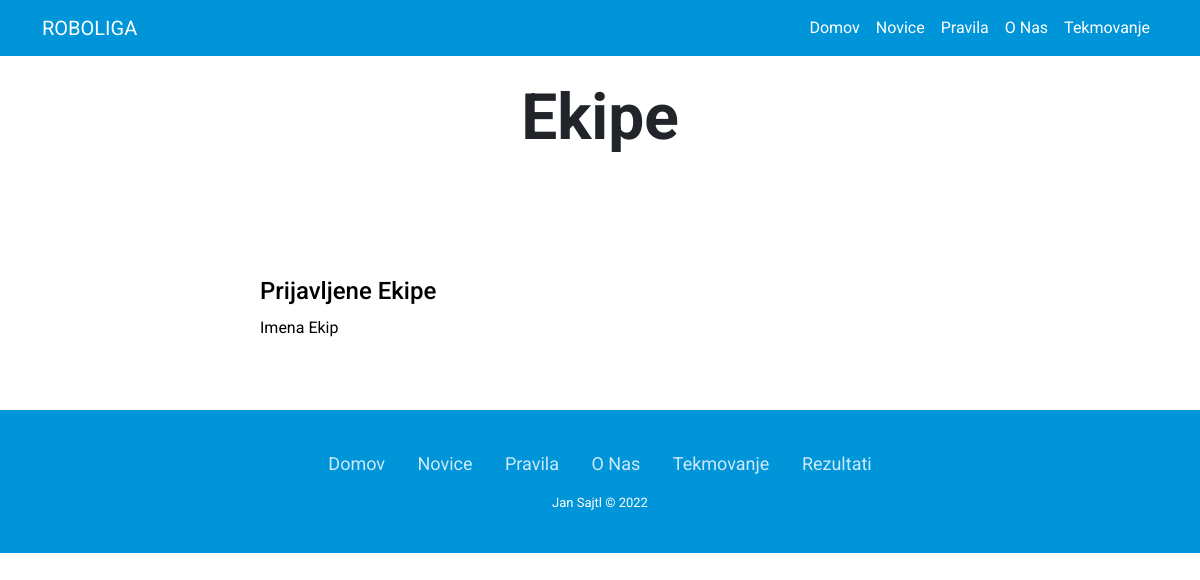
/teams.php, run on an earlier commit of the app's database.
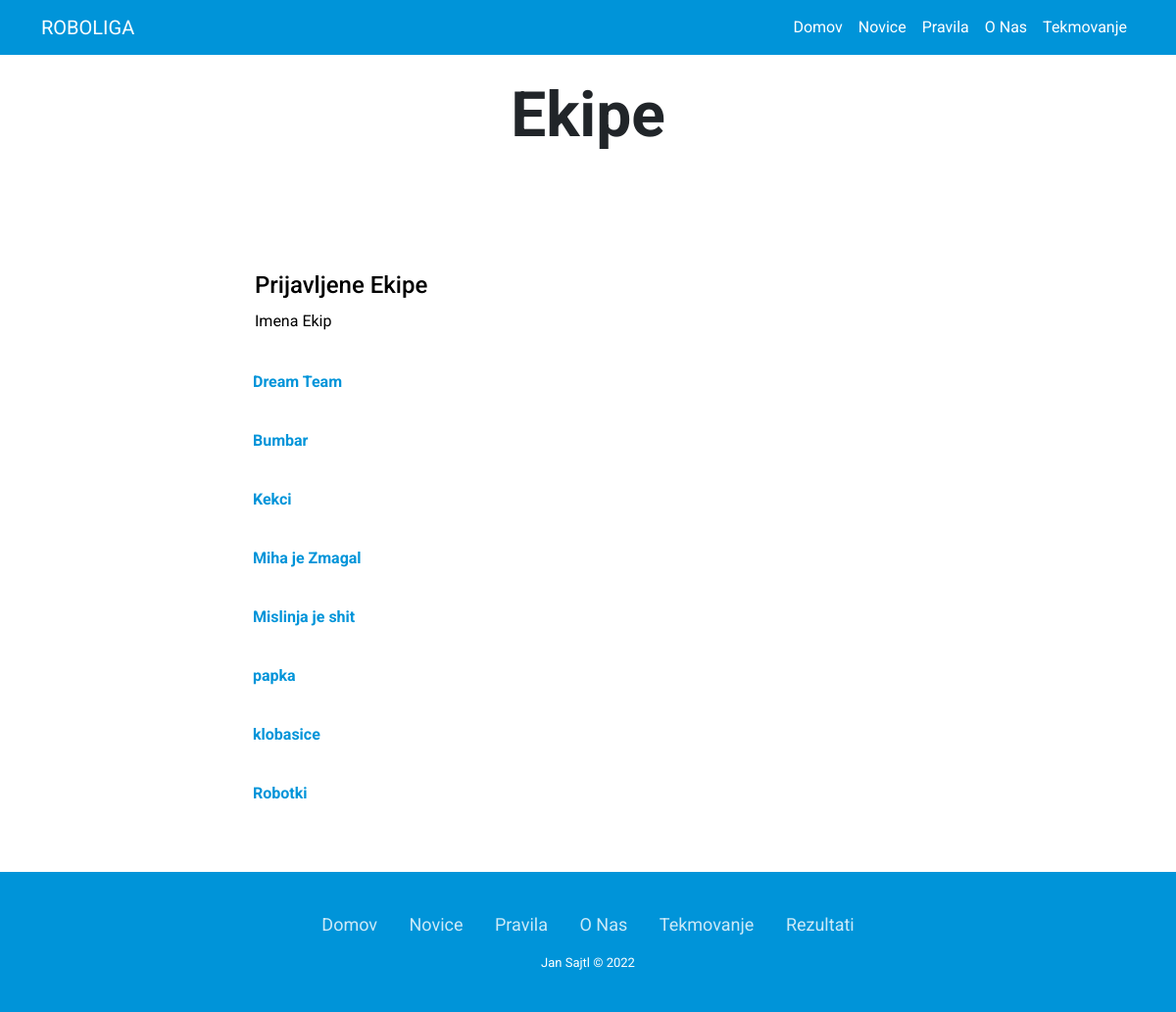
And on a later commit of the database.
### tables this page shows
CREATE TABLE `teams` (
  `id` int(11) NOT NULL,
  `t_name` char(100) DEFAULT NULL,
  `school_id` int(11) DEFAULT NULL,
  `category_id` int(11) DEFAULT NULL,
  `u1` char(255) DEFAULT NULL,
  `u2` char(255) DEFAULT NULL,
  `u3` char(255) DEFAULT NULL,
  `u4` char(255) DEFAULT NULL,
  `u5` char(255) DEFAULT NULL,
  `m1` char(255) DEFAULT NULL,
  `m2` char(255) DEFAULT NULL
);

### teams.php (the view, shortened to what this page needs)
<!DOCTYPE html>
<html lang="en">
<head>
    <link rel="stylesheet" href="css/teams.css">
</head>
<body>
<?php include 'header.php'; ?>
<div id="header">
        <h1>Ekipe</h1>
    </div>
<div class="main">
    <div class="question">
        <div class="question-header">
                <h1>Prijavljene Ekipe</h1>
                <p>Imena Ekip</p>
        </div>
        <?php
        $sql = "SELECT * FROM teams";
        $result=mysqli_query($conn, $sql);
        while ($row= mysqli_fetch_array($result)){
        echo '<div>
            <button class="accordion">'.$row['t_name'].'</button>
            <div class="panel">
                <div class="panel-body">
                    <div class="team-member">
                        <p id="ph">Član/i</p>
                        <ul>
                            <li>'.$row['u1'].'</li>
                            <li>'.$row['u2'].'</li>
                            <li>'.$row['u3'].'</li>
                            <li>'.$row['u4'].'</li>
                            <li>'.$row['u5'].'</li>
                        </ul>
                    </div>
                    <div class="team-mentor">
                        <p id="ph">Mentor/ja</p>
                        <ul>
                            <li>'.$row['m1'].'</li>
                            <li>'.$row['m2'].'</li>
                        </ul>
                    </div>';
                $sql2 = "SELECT * FROM schools WHERE id = $row[school_id]";
                $result2=mysqli_query($conn, $sql2);
                while ($row2= mysqli_fetch_array($result2)){
                echo '<div class="team-school">
                        <p id="ph">Šola</p>
                        <ul>
                            <li>'.$row2['sname'].'</li>
                        </ul>
                    </div>
                </div>
            </div>
        </div>';}}?>
    </div>
</div>
<?php include 'footer.php'; ?>
</body>
</html>

### header.php (shortened to what this page needs)
<!DOCTYPE html>
<html>
<head>
    <link rel="stylesheet" href="css/header.css">
    <link href="https://cdn.jsdelivr.net/npm/bootstrap@5.1.3/dist/css/bootstrap.min.css" rel="stylesheet"
>
</head>
<body>
<nav class="navbar navbar-expand-lg navbar-light fixed-top">
  <div class="container">
    <a class="navbar-brand" href="index.php">ROBOLIGA</a>
    <div class="collapse navbar-collapse" id="navbarResponsive">
      <ul class="navbar-nav ms-auto">
        <li class="nav-item active">
          <a class="nav-link" href="index.php">Domov</a>
        </li>
        <li class="nav-item">
          <a class="nav-link" href="news.php">Novice</a>
        </li>
        <li class="nav-item">
          <a class="nav-link" href="rules.php">Pravila</a>
        </li>
        <li class="nav-item">
          <a class="nav-link" href="about.php">O Nas</a>
        </li>
        <li class="nav-item">
          <a class="nav-link" href="competition.php">Tekmovanje</a>
        </li>
      </ul>
    </div>
  </div>
</nav>
</body>
</html>

### footer.php (shortened to what this page needs)
<!DOCTYPE html>
<html>
<head>
    <link rel="stylesheet" href="css/footer.css">
    <link href="https://cdn.jsdelivr.net/npm/bootstrap@5.1.0/dist/css/bootstrap.min.css" rel="stylesheet">
</head>
<body>
    <div class="footer-basic">
        <footer>
            <ul class="list-inline">
                <li class="list-inline-item"><a href="index.php">Domov</a></li>
                <li class="list-inline-item"><a href="news.php">Novice</a></li>
                <li class="list-inline-item"><a href="rules.php">Pravila</a></li>
                <li class="list-inline-item"><a href="about.php">O Nas</a></li>
                <li class="list-inline-item"><a href="competition.php">Tekmovanje</a></li>
                <li class="list-inline-item"><a href="results.php">Rezultati</a></li>
            </ul>
            <p class="copyright">Jan Sajtl © 2022</p>
        </footer>
    </div>
</body>
</html>

### css/teams.css (style rules this page uses)
body { margin: 0px; padding: 0px; font-family: roboto, "Roboto"; width: 100%; background-color: #eaeaea; }
@media (min-width: 450px) { .main { padding-left: 20%; padding-right: 20%; margin-top: 50px; } }
@media (min-width: 1070px) { #header { text-align: center; margin-top: 80px; } }
#header { text-align: center; }
#header h1 { font-size: 400%; font-weight: bold; text-decoration: none; margin-bottom: 0px; }
.question { margin-top: 100px; width: 100%; }
.question-header { padding: 20px; text-align: left; background-color: transparent; color: black; }
.question-header h1 { font-size: 150%; padding: 0%; margin: 0; }
.question-header p { color: black; margin-top: 10px; margin-bottom: 0px; }
.accordion { background-color: transparent; color: #0094d9; cursor: pointer; padding: 18px; width: 100%; border: none; text-align: left; outline: none; font-size: medium; font-weight: bold; transition: 0.4s; }
ul { padding: 0px !important; text-decoration: none; list-style: none; }

### css/header.css (style rules this page uses)
body { font-family: roboto, "Roboto" !important; }
.navbar { background-color: #0094d9; color: white !important; }
.nav-link { text-decoration: none; color: white !important; }
.navbar-brand { color: white !important; }

### css/footer.css (style rules this page uses)
.footer-basic { margin-top: 50px; padding: 40px 0; background-color: #0094d9; color: white; }
.footer-basic ul { padding: 0; list-style: none; text-align: center; font-size: 18px; line-height: 1.6; margin-bottom: 0; }
.footer-basic li { padding: 0 10px; }
.footer-basic ul a { color: inherit; text-decoration: none; opacity: 0.8; }
.footer-basic .copyright { margin-top: 15px; text-align: center; font-size: 13px; color: white; margin-bottom: 0; }

What changed in the data, as far as the page shows it:
added teams: t_name "Dream Team"
added teams: t_name "Bumbar"
added teams: t_name "Kekci"
added teams: t_name "Miha je Zmagal"
added teams: t_name "Mislinja je shit"
added teams: t_name "papka"
added teams: t_name "klobasice"
added teams: t_name "Robotki"
